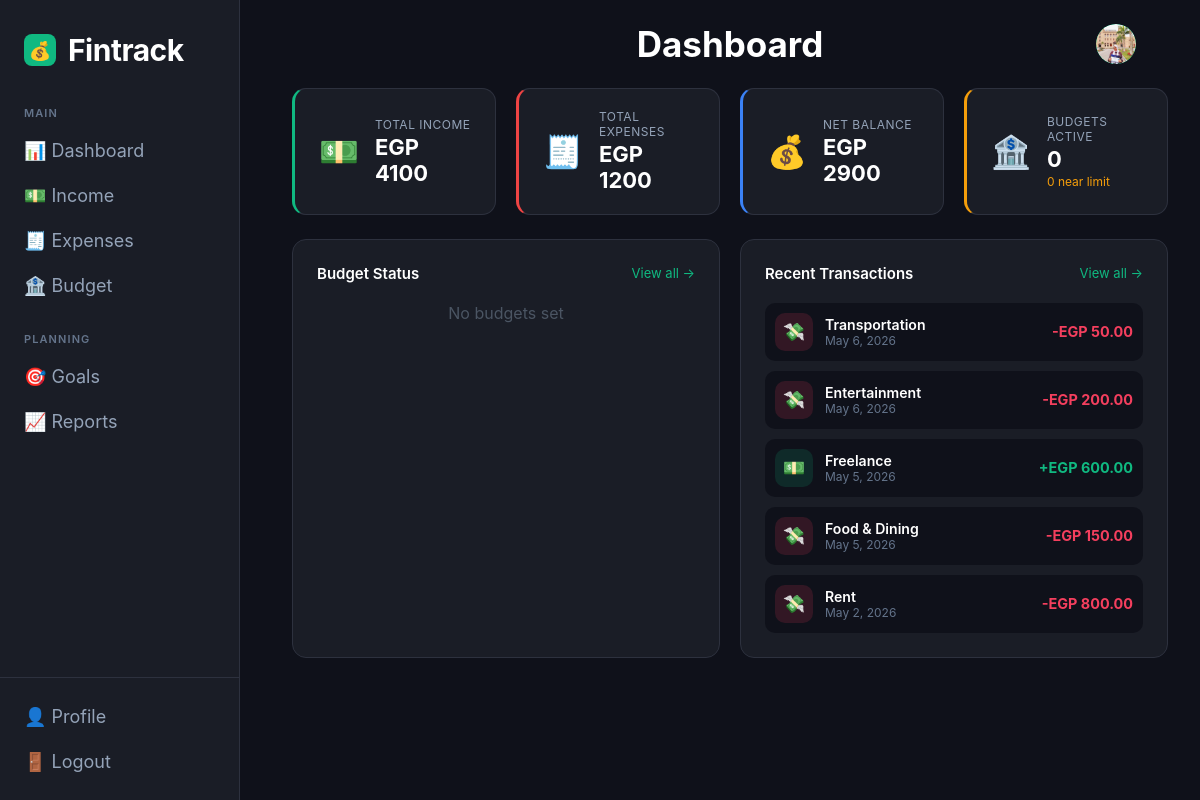
The app's page /dashboard/ (signed in) with its own data.
### users/models.py (models this page shows, shortened)
class User(AbstractUser):
    total_balance = models.FloatField(default=0.0)
    job_title     = models.CharField(max_length=100, blank=True, default="")
    phone_number  = models.CharField(max_length=20,  blank=True, default="")
    country       = models.CharField(max_length=100, blank=True, default="")
    city          = models.CharField(max_length=100, blank=True, default="")
    avatar = models.ImageField(upload_to='avatars/', blank=True, null=True)

### transactions/models.py (models this page shows, shortened)
class expenses(models.Model):
    user = models.ForeignKey(settings.AUTH_USER_MODEL, on_delete=models.CASCADE, null=True)
    Amount = models.DecimalField(
        max_digits=10,
        decimal_places=2,
        validators=[MinValueValidator(0.0)]
    )
    Category = models.CharField(max_length=200)
    Payment_Method = models.CharField(max_length=100)
    Notes = models.TextField(blank=True, null=True)
    Date = models.DateField()

class income(models.Model):
    user = models.ForeignKey(settings.AUTH_USER_MODEL, on_delete=models.CASCADE, null=True)
    Amount = models.DecimalField(
        max_digits=10,
        decimal_places=2,
        validators=[MinValueValidator(0.0)]
    )
    Source = models.CharField(max_length=200)
    Payment_Method = models.CharField(max_length=100)
    Date = models.DateField()
    Recurring_income = models.BooleanField(default=False)

### transactions/views.py (the view, shortened to what this page needs)
# urls.py: path('dashboard/', views.dashboard_view, name='dashboard'),
@login_required
def dashboard_view(request):
    today = datetime.date.today()
    total_income = income.objects.filter(user=request.user).aggregate(Sum('Amount'))['Amount__sum'] or 0
    total_expenses = expenses.objects.filter(user=request.user).aggregate(Sum('Amount'))['Amount__sum'] or 0
    net_balance = total_income - total_expenses
    current_budgets = Budget.objects.filter(
        user=request.user,
        Month__year=today.year,
        Month__month=today.month
    )
    budget_summary = []
    near_limit_count = 0
    recent_income = income.objects.filter(user=request.user).order_by('-Date')[:10].values('Amount', 'Source', 'Date')
    recent_expenses = expenses.objects.filter(user=request.user).order_by('-Date')[:10].values('Amount', 'Category', 'Date')
    income_list = [{'Amount': t['Amount'], 'label': t['Source'], 'Date': t['Date'], 'type': 'income'} for t in recent_income]
    expense_list = [{'Amount': t['Amount'], 'label': t['Category'], 'Date': t['Date'], 'type': 'expense'} for t in recent_expenses]
    recent_transactions = sorted(chain(income_list, expense_list), key=lambda x: x['Date'], reverse=True)[:5]
    context = {
        'total_income': total_income,
        'total_expenses': total_expenses,
        'net_balance': net_balance,
        'full_name': request.user.get_full_name() or request.user.username,
        'initials': request.user.username[:2].upper(),
        'budget_summary': budget_summary,
        'active_budgets_count': current_budgets.count(),
        'near_limit_count': near_limit_count,
        'recent_transactions': recent_transactions,
    }
    return render(request, 'user-dashboard.html', context)

### transactions/templates/user-dashboard.html (shortened to what this page needs)
{% load static %}
<!DOCTYPE html>
<html lang="en">
<head>
    <link rel="stylesheet" href="{% static 'home-page.css' %}">
    <link rel="stylesheet" href="{% static 'side-bar.css' %}">
    <link rel="stylesheet" href="{% static 'dashboard.css' %}">
</head>
<body>
    <div class="app">
        <aside id="sidebar" class="sidebar"></aside>
        <main class="main-content">
            <header class="topbar">
                <h2 class="page-title">Dashboard</h2>
                <div class="avatar">
                    {% if user.avatar %}
                        <img src="{{ user.avatar.url }}" style="width:100%;height:100%;object-fit:cover;border-radius:50%;">
                    {% else %}
                        {{ user.username|first|upper }}
                    {% endif %}
                </div>
            </header>
            <div class="content-body">
                <div class="summary-grid">
                    <div class="summary-card income">
                        <div class="summary-icon">💵</div>
                        <div class="summary-info">
                            <span class="summary-label">Total Income</span>
                            <span class="summary-value">EGP {{ total_income }}</span>
                        </div>
                    </div>
                    <div class="summary-card expenses">
                        <div class="summary-icon">🧾</div>
                        <div class="summary-info">
                            <span class="summary-label">Total Expenses</span>
                            <span class="summary-value">EGP {{ total_expenses }}</span>
                        </div>
                    </div>
                    <div class="summary-card balance">
                        <div class="summary-icon">💰</div>
                        <div class="summary-info">
                            <span class="summary-label">Net Balance</span>
                            <span class="summary-value">EGP {{ net_balance }}</span>
                        </div>
                    </div>
                    <div class="summary-card budget">
                        <div class="summary-icon">🏦</div>
                        <div class="summary-info">
                            <span class="summary-label">Budgets Active</span>
                            <span class="summary-value">{{ active_budgets_count }}</span>
                            <span class="summary-sub neutral">{{ near_limit_count }} near limit</span>
                        </div>
                    </div>
                </div>
                <div class="mid-grid">
                    <div class="dash-card">
                        <div class="dash-card-header">
                            <h3 class="dash-card-title">Budget Status</h3>
                            <a href="{% url 'budget' %}" class="dash-card-link">View all →</a>
                        </div>
                        <div class="budget-status-list">
                            {% for b in budget_summary %}
                            <div class="budget-status-row">
                                <div class="bsr-top">
                                    <span class="bsr-name">{{ b.category }}</span>
                                    <span class="bsr-amounts">EGP {{ b.spent }} / <strong>EGP {{ b.limit }}</strong></span>
                                </div>
                                <div class="progress-container">
                                    <div class="progress-fill {{ b.class }}" style="--width: {{ b.percent }}%;"></div>
                                </div>
                                <span class="bsr-remaining">
                                    {% if b.remaining < 0 %}Over by EGP {{ b.remaining|stringformat:"d"|slice:"1:" }}
                                    {% else %}EGP {{ b.remaining }} left{% endif %}
                                </span>
                            </div>
                            {% empty %}
                            <p style="color: #4b5563; text-align: center;">No budgets set</p>
                            {% endfor %}
                        </div>
                    </div>
                    <div class="dash-card">
                        <div class="dash-card-header">
                            <h3 class="dash-card-title">Recent Transactions</h3>
                            <a href="{% url 'track-expenses' %}" class="dash-card-link">View all →</a>
                        </div>
                        <div class="recent-list">
                            {% for t in recent_transactions %}
                            <div class="recent-row">
                                <div class="recent-icon {% if t.type == 'income' %}icon-income{% else %}icon-expense{% endif %}">
                                    {% if t.type == 'income' %}💵{% else %}💸{% endif %}
                                </div>
                                <div class="recent-info">
                                    <span class="recent-name">{{ t.label }}</span>
                                    <span class="recent-date">{{ t.Date }}</span>
                                </div>
                                <span class="recent-amount {% if t.type == 'income' %}amount-in{% else %}amount-out{% endif %}">
                                    {% if t.type == 'income' %}+{% else %}-{% endif %}EGP {{ t.Amount }}
                                </span>
                            </div>
                            {% empty %}
                            <p style="color: #4b5563; text-align: center; padding: 2rem;">No transactions yet</p>
                            {% endfor %}
                        </div>
                    </div>
                </div>
            </div>
        </main>
    </div>
</body>
</html>

### transactions/static/home-page.css (style rules this page uses)
body { background-color: #0f111a; color: #ffffff; font-family: 'Inter', sans-serif; margin: 0; }
.app { display: flex; }
.main-content { margin-left: 260px; flex: 1; min-height: 100vh; padding: 0 2rem; box-sizing: border-box; }

### static/side-bar.css (style rules this page uses)
* { margin: 0; padding: 0; box-sizing: border-box; }
body { font-family: 'Inter', 'Segoe UI', sans-serif; background-color: #0f111a; color: #ffffff; }
.app { display: flex; min-height: 100vh; }
aside#sidebar { width: 240px; background-color: #1a1d26; border-right: 1px solid #2d313e; display: flex; flex-direction: column; position: fixed; height: 100vh; z-index: 100; }
.topbar { display: flex; align-items: center; justify-content: space-between; padding: 1.5rem 2rem; position: relative; }
.page-title { font-size: 35px; font-weight: 700; position: absolute; left: 50%; transform: translateX(-50%); }
.avatar { margin-left: auto; width: 40px; height: 40px; background-color: #10b981; border-radius: 50%; }
.avatar { margin-left: auto; width: 40px; height: 40px; border-radius: 50%; overflow: hidden; display: flex; align-items: center; justify-content: center; }

### transactions/static/dashboard.css (style rules this page uses)
.summary-grid { display: grid; grid-template-columns: repeat(auto-fit, minmax(200px, 1fr)); gap: 1.25rem; margin-bottom: 1.5rem; }
.summary-card { background-color: #1a1d26; border: 1px solid #2d313e; border-radius: 14px; padding: 1.25rem 1.5rem; display: flex; align-items: center; gap: 1rem; transition: border-color 0.2s, transform 0.2s; }
.summary-card.income { border-left: 3px solid #10b981; }
.summary-card.expenses { border-left: 3px solid #ef4444; }
.summary-card.balance { border-left: 3px solid #3b82f6; }
.summary-card.budget { border-left: 3px solid #f59e0b; }
.summary-icon { font-size: 2rem; flex-shrink: 0; }
.summary-info { display: flex; flex-direction: column; gap: 2px; }
.summary-label { font-size: 12px; color: #94a3b8; text-transform: uppercase; letter-spacing: 0.5px; }
.summary-value { font-size: 22px; font-weight: 700; color: #ffffff; line-height: 1.2; }
.summary-sub { font-size: 12px; }
.summary-sub.neutral { color: #f59e0b; }
.dash-card { background-color: #1a1d26; border: 1px solid #2d313e; border-radius: 14px; padding: 1.5rem; }
.dash-card-header { display: flex; justify-content: space-between; align-items: center; margin-bottom: 1.25rem; }
.dash-card-title { font-size: 15px; font-weight: 600; color: #ffffff; margin: 0; }
.dash-card-link { font-size: 13px; color: #10b981; text-decoration: none; transition: opacity 0.2s; }
.mid-grid { display: grid; grid-template-columns: 1fr 1fr; gap: 1.25rem; margin-bottom: 1.5rem; }
.budget-status-list { display: flex; flex-direction: column; gap: 1.1rem; }
.recent-list { display: flex; flex-direction: column; gap: 10px; }
.recent-row { display: flex; align-items: center; gap: 12px; padding: 10px; border-radius: 10px; background: #0f111a; }
.recent-icon { width: 38px; height: 38px; border-radius: 10px; display: flex; align-items: center; justify-content: center; font-size: 1.1rem; flex-shrink: 0; }
.icon-income { background: rgba(16,185,129,0.15); }
.icon-expense { background: rgba(244,63,94,0.15); }
.recent-info { display: flex; flex-direction: column; flex: 1; }
.recent-name { font-size: 0.88rem; font-weight: 600; color: #fff; }
.recent-date { font-size: 0.75rem; color: #64748b; }
.recent-amount { font-size: 0.9rem; font-weight: 700; }
.amount-in { color: #10b981; }
.amount-out { color: #f43f5e; }

### records on screen
User: avatar (picture)
expenses: label "Transportation", Date "May 6, 2026", Amount "50.00"
expenses: label "Entertainment", Date "May 6, 2026", Amount "200.00"
income: label "Freelance", Date "May 5, 2026", Amount "600.00"
expenses: label "Food & Dining", Date "May 5, 2026", Amount "150.00"
expenses: label "Rent", Date "May 2, 2026", Amount "800.00"

### other values on screen
{{ total_income }} "4100"
{{ total_expenses }} "1200"
{{ net_balance }} "2900"
{{ active_budgets_count }} "0"
{{ near_limit_count }} "0"
